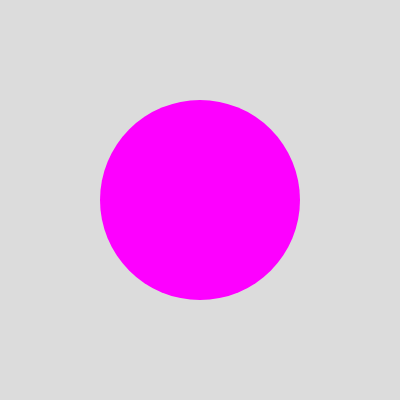
Frame 1 (no input)
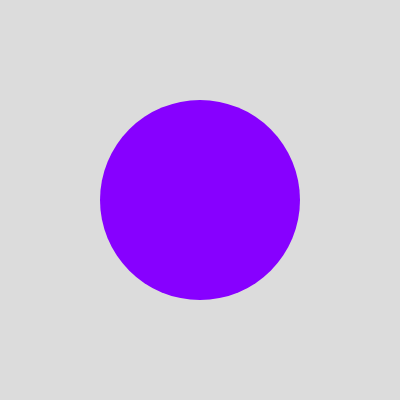
Frame 60 (no input)
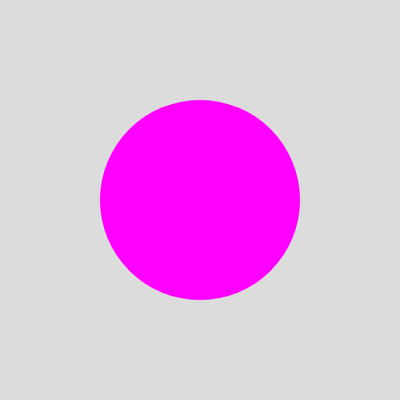
Frame 120 (the mouse pressed at the canvas centre since frame 60)

The p5.js sketch that drew these frames (run headless with seeded random() and noise() and a simulated clock; from frame 60 on, the mouse is pressed at the canvas centre):

// p5.js sketch
// ── sketch.js
let r, g, b;

function setup() {
  createCanvas(400, 400);
  background(220);

  r = 255;
  g = 0;
  b = 255;
}

function draw() {
  background(220);

  // update the red value by mouse input
  if (mouseIsPressed) {
    // if mouse is pressed, increase the red value
    r = r + 3;
  } else {
    // if not, reduce it
    r = r - 2;
  }

  // limit the value in the range 0 to 255
  r = constrain(r, 0, 255);

  // display the circle with the updated color
  noStroke();
  fill(r, g, b);
  circle(width / 2, height / 2, 200);
}
